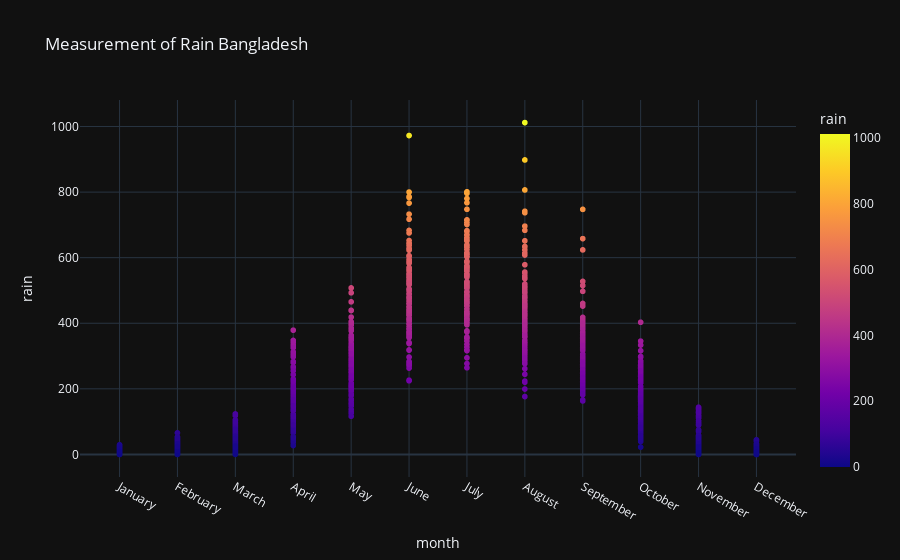

Here is the notebook cell this chart was saved with:
### Markdown cell above
### 'May', 'June', 'July','August', 'September' are the months when heavy rainfall takes place

### Code cell
pio.templates.default = "plotly_dark"
fig = px.scatter(df, x = "month", y = "rain", color="rain", title = "Measurement of Rain Bangladesh")
fig.show()

### Figure 1 — Plotly figure (JSON) as saved in the notebook; plotly's stock layout.template omitted (floating-point values rounded to 4 significant figures; data arrays with more than 128 entries replaced by an {"elided": "..."} marker saying what was removed)
{"data": [{"hovertemplate": "month=%{x}<br>rain=%{marker.color}<extra></extra>", "legendgroup": "", "marker": {"color": {"elided": "1380 float values"}, "coloraxis": "coloraxis", "symbol": "circle"}, "mode": "markers", "name": "", "showlegend": false, "type": "scattergl", "x": {"elided": "1380 str values"}, "xaxis": "x", "y": {"elided": "1380 float values"}, "yaxis": "y"}], "layout": {"autosize": true, "coloraxis": {"colorbar": {"title": {"text": "rain"}}, "colorscale": [[0, "#0d0887"], [0.1111, "#46039f"], [0.2222, "#7201a8"], [0.3333, "#9c179e"], [0.4444, "#bd3786"], [0.5556, "#d8576b"], [0.6667, "#ed7953"], [0.7778, "#fb9f3a"], [0.8889, "#fdca26"], [1, "#f0f921"]]}, "legend": {"tracegroupgap": 0}, "title": {"text": "Measurement of Rain Bangladesh"}, "xaxis": {"anchor": "y", "autorange": true, "domain": [0, 1], "range": [-0.6513, 11.65], "title": {"text": "month"}, "type": "category"}, "yaxis": {"anchor": "x", "autorange": true, "domain": [0, 1], "range": [-83.52, 1096.0], "title": {"text": "rain"}, "type": "linear"}}}
